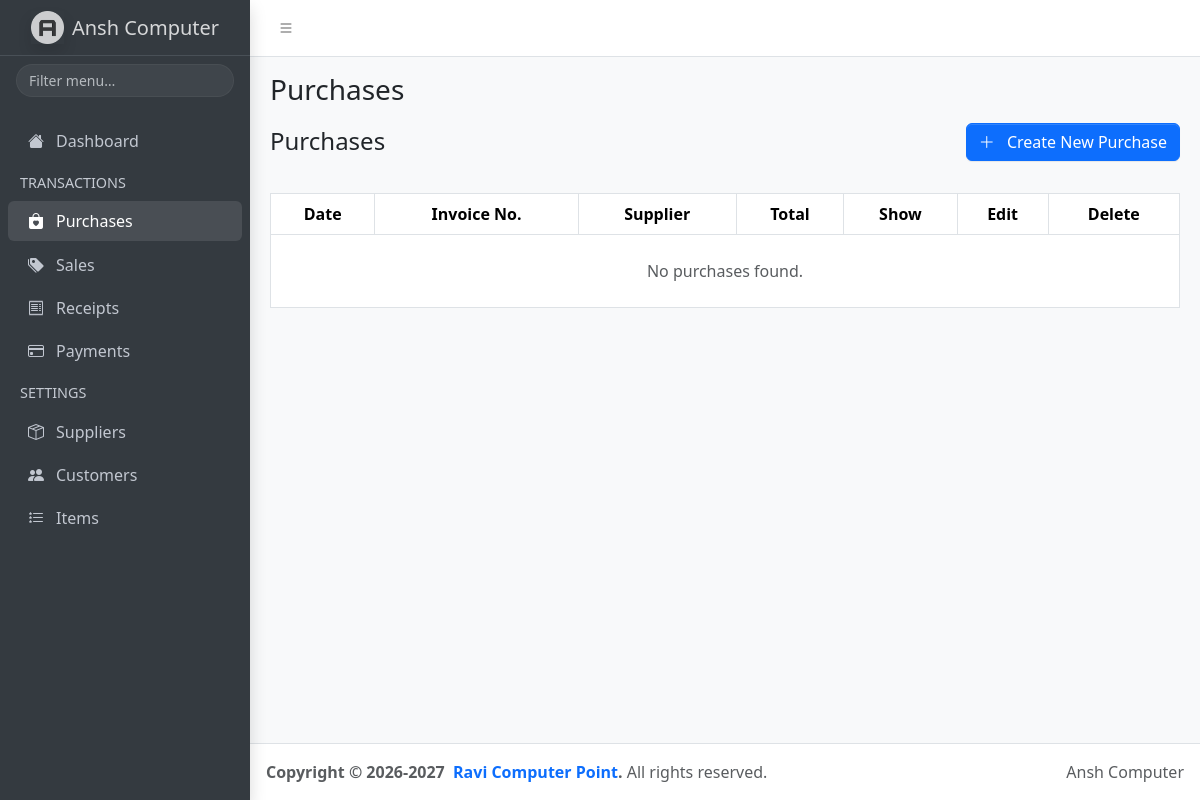
The page /purchases/index.php on the database as committed earlier.
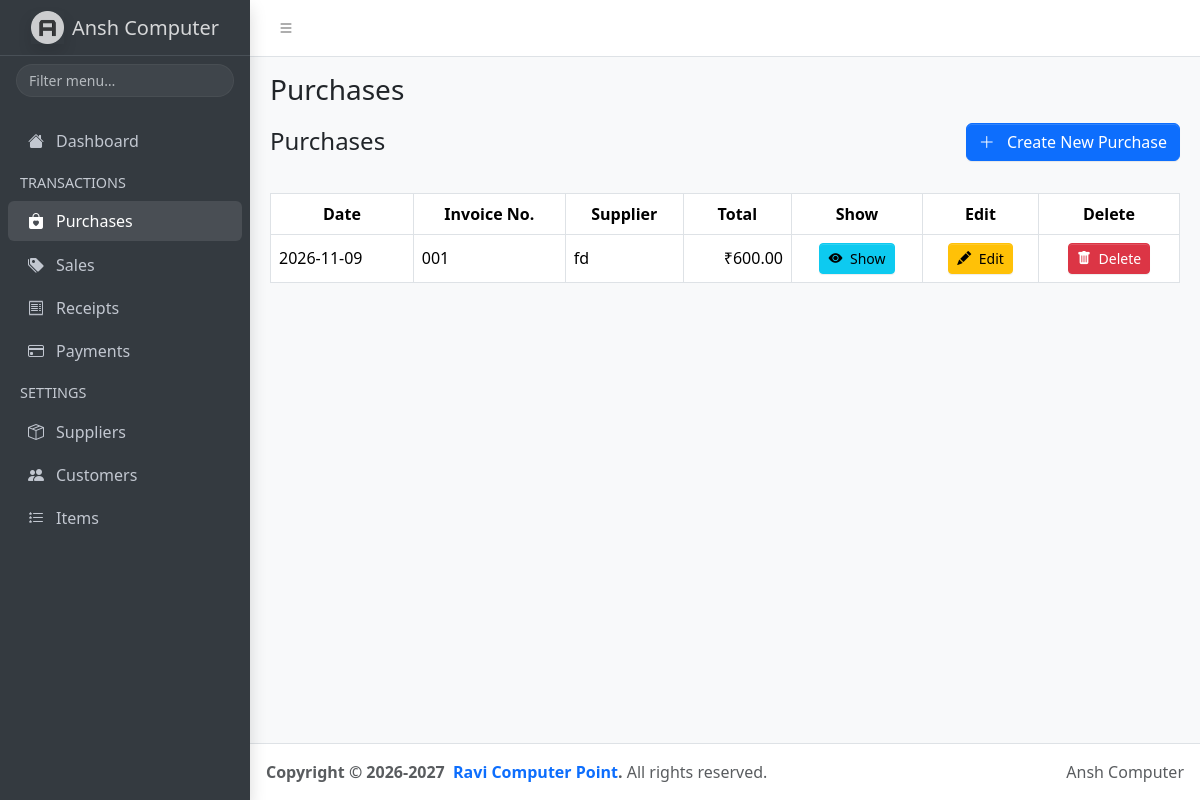
The same page on the database as committed later.
### tables this page shows
CREATE TABLE `purchases` (
  `id` int(11) NOT NULL,
  `date` date NOT NULL,
  `invoice_no` varchar(100) DEFAULT NULL,
  `supplier_id` int(11) NOT NULL,
  `total_amount` decimal(14,2) NOT NULL DEFAULT 0.00,
  `created_at` timestamp NULL DEFAULT current_timestamp()
);

CREATE TABLE `suppliers` (
  `id` int(11) NOT NULL,
  `name` varchar(50) NOT NULL,
  `mobile_no` varchar(10) DEFAULT NULL,
  `address` varchar(50) DEFAULT NULL
);

### purchases/index.php (the view, shortened to what this page needs)
<?php
include('../includes/header.php');
include('../db_config.php');
$sql = "
    SELECT
        purchases.id,
        purchases.date,
        purchases.invoice_no,
        purchases.total_amount,
        suppliers.name AS supplier_name
    FROM purchases
    LEFT JOIN suppliers
        ON purchases.supplier_id = suppliers.id
    ORDER BY purchases.id DESC
";
$purchases = mysqli_query($conn, $sql);
?>
<div class="d-flex justify-content-between align-items-center mb-3">
    <h4 class="mb-0">Purchases</h4>
    <a href="create.php" class="btn btn-primary">
        <i class="bi bi-plus-lg me-2"></i>
        Create New Purchase
    </a>
</div>
<div class="table-responsive">
    <table class="table table-bordered table-hover align-middle my-3" id="table">
        <thead>
            <tr class="text-center">
                <th>Date</th>
                <th>Invoice No.</th>
                <th>Supplier</th>
                <th>Total</th>
                <th>Show</th>
                <th>Edit</th>
                <th>Delete</th>
            </tr>
        </thead>
        <tbody>
            <?php if (mysqli_num_rows($purchases) > 0): ?>
                <?php while ($purchase = mysqli_fetch_assoc($purchases)): ?>
                    <tr>
                        <td>
                            <?php echo htmlspecialchars($purchase['date']); ?>
                        </td>
                        <td>
                            <?php echo htmlspecialchars($purchase['invoice_no'] ?? ''); ?>
                        </td>
                        <td>
                            <?php echo htmlspecialchars($purchase['supplier_name'] ?? 'N/A'); ?>
                        </td>
                        <td class="text-end">
                            ₹<?php echo number_format((float)$purchase['total_amount'], 2); ?>
                        </td>
                        <td class="text-center">
                            <a href="show.php?id=<?php echo (int)$purchase['id']; ?>"
                               class="btn btn-info btn-sm">
                                <i class="bi bi-eye-fill me-1"></i>
                                Show
                            </a>
                        </td>
                        <td class="text-center">
                            <a href="edit.php?id=<?php echo (int)$purchase['id']; ?>"
                               class="btn btn-warning btn-sm">
                                <i class="bi bi-pencil-fill me-1"></i>
                                Edit
                            </a>
                        </td>
                        <td class="text-center">
                            <form action="delete.php"
                                  method="POST"
                                  onsubmit="return confirm('Do you really want to delete this purchase?');">
                                <button type="submit" class="btn btn-danger btn-sm">
                                    <i class="bi bi-trash-fill me-1"></i>
                                    Delete
                                </button>
                            </form>
                        </td>
                    </tr>
                <?php endwhile; ?>
            <?php else: ?>
                <tr>
                    <td colspan="7" class="text-center text-muted py-4">
                        No purchases found.
                    </td>
                </tr>
            <?php endif; ?>
        </tbody>
    </table>
</div>
<?php include('../includes/footer.php'); ?>

Rows that differ between the two databases and show on the page:
added purchases: date "2026-11-09", invoice_no "001", supplier.name "fd", total_amount "600.00"
Other text that changed with them:
text no longer shown: "No purchases found."
